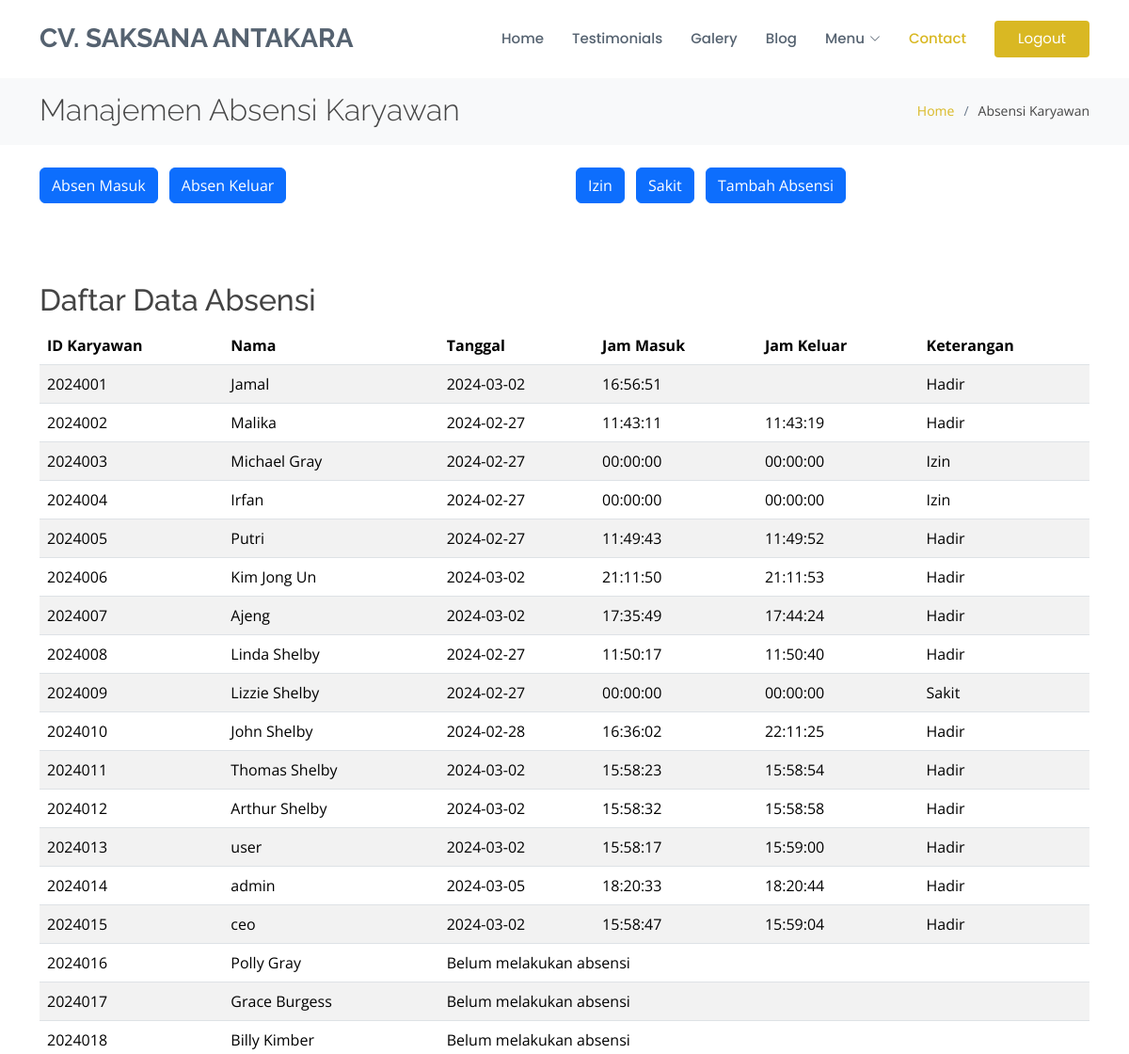
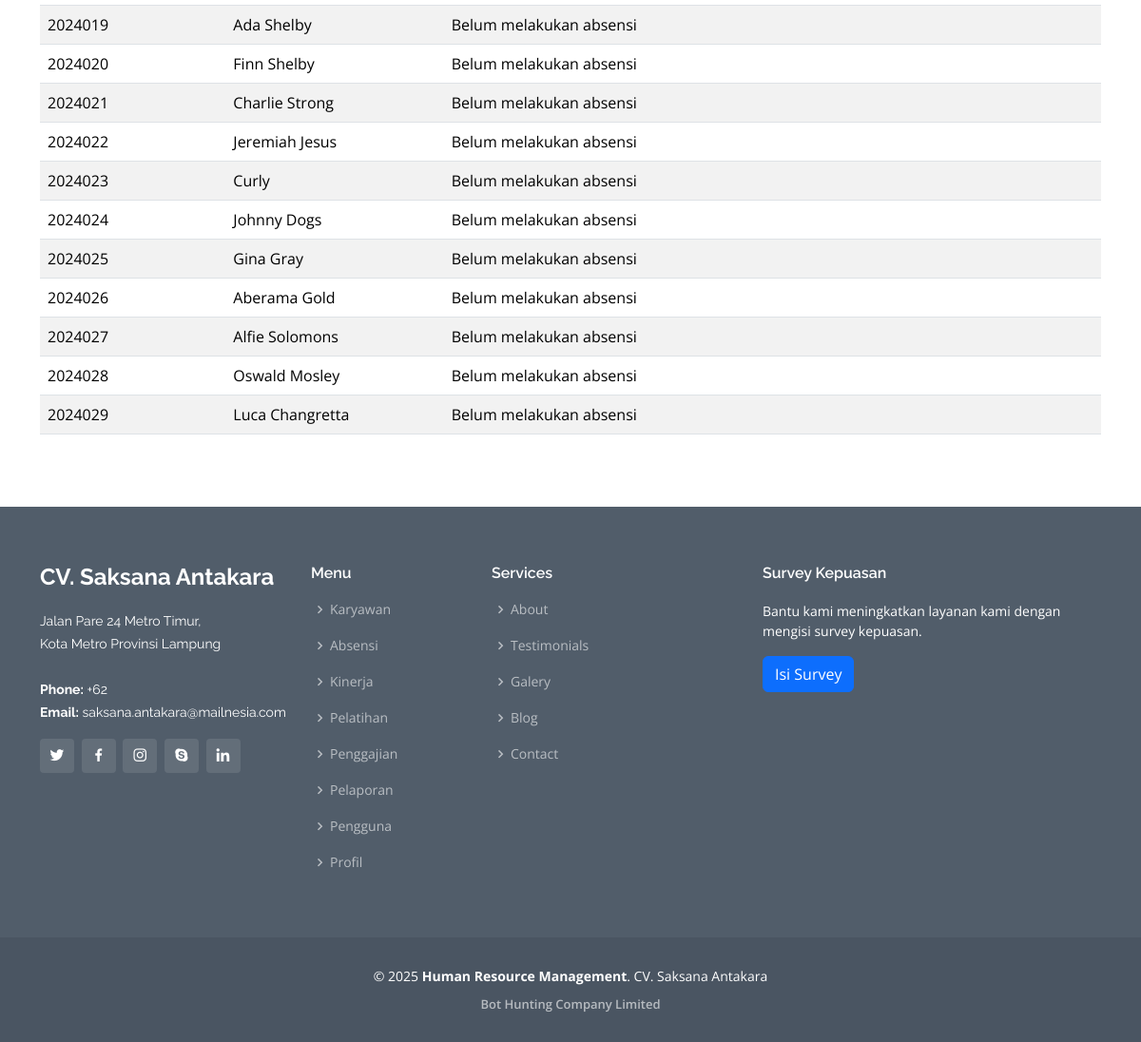
The page /absensi.php (signed in) on the database its author committed (2 pictures, top to bottom).
### tables this page shows
CREATE TABLE `karyawan` (
  `id_karyawan` int NOT NULL,
  `nama` varchar(255) DEFAULT NULL,
  `jenis_kelamin` varchar(50) DEFAULT NULL,
  `tanggal_lahir` date DEFAULT NULL,
  `alamat` varchar(100) DEFAULT NULL,
  `telepon` int DEFAULT NULL,
  `email` varchar(50) DEFAULT NULL,
  `status` varchar(255) DEFAULT NULL,
  `jabatan` varchar(255) DEFAULT NULL,
  `upah` int DEFAULT NULL,
  `gaji_harian` int DEFAULT NULL,
  `foto` blob
);

CREATE TABLE `absensi` (
  `id_absensi` int NOT NULL,
  `id_karyawan` int DEFAULT NULL,
  `tanggal` date DEFAULT NULL,
  `jam_masuk` time DEFAULT NULL,
  `jam_keluar` time DEFAULT NULL,
  `keterangan` varchar(255) DEFAULT NULL,
  `nama` varchar(255) DEFAULT NULL
);

### absensi.php (the view, shortened to what this page needs)
<?php
include 'koneksi.php';
include 'header.php';
$jabatan = $_SESSION["jabatan"];
$daftar_karyawan = array();
$query_daftar_karyawan = "SELECT * FROM karyawan";
$result_daftar_karyawan = mysqli_query($koneksi, $query_daftar_karyawan);
if ($result_daftar_karyawan) {
    while ($row = mysqli_fetch_assoc($result_daftar_karyawan)) {
        $daftar_karyawan[] = $row;
    }
} else {
    $pesan = "Error: " . $query_daftar_karyawan . "<br>" . mysqli_error($koneksi);
}
?>
<section id="breadcrumbs" class="breadcrumbs">
    <div class="container">
        <div class="d-flex justify-content-between align-items-center">
            <h2>Manajemen Absensi Karyawan</h2>
            <ol>
                <li><a href="index.php">Home</a></li>
                <li>Absensi Karyawan</li>
            </ol>
        </div>
    </div>
</section>
<main id="main">
    <div id="tambah-absensi" class="container mt-4 mb-4">
        <div class="row">
            <div class="col-md-6">
                <a href="absen_masuk.php" class="btn btn-primary me-2">Absen Masuk</a>
                <a href="absen_keluar.php" class="btn btn-primary me-2">Absen Keluar</a>
            </div>
            <div class="col-md-6">
                <a href="absen_izin.php" class="btn btn-primary me-2">Izin</a>
                <a href="absen_sakit.php" class="btn btn-primary me-2">Sakit</a>
                <?php if ($jabatan !== 'karyawan') : ?>
                    <a href="tambah_absensi.php" class="btn btn-primary">Tambah Absensi</a>
                <?php endif; ?>
            </div>
        </div>
    </div>
    <section id="daftar-absensi" class="container">
        <div class="row">
            <div class="col-md-12">
                <h2>Daftar Data Absensi</h2>
                <table class="table table-striped">
                    <thead>
                        <tr>
                            <th scope="col">ID Karyawan</th>
                            <th scope="col">Nama</th>
                            <th scope="col">Tanggal</th>
                            <th scope="col">Jam Masuk</th>
                            <th scope="col">Jam Keluar</th>
                            <th scope="col">Keterangan</th>
                        </tr>
                    </thead>
                    <tbody>
                        <?php
                        foreach ($daftar_karyawan as $karyawan) {
                            echo "<tr>";
                            echo "<td>" . $karyawan['id_karyawan'] . "</td>";
                            echo "<td>" . $karyawan['nama'] . "</td>";
                            $query_daftar_absensi = "SELECT * FROM absensi WHERE id_karyawan = '{$karyawan['id_karyawan']}' ORDER BY tanggal DESC LIMIT 1";
                            $result_daftar_absensi = mysqli_query($koneksi, $query_daftar_absensi);
                            if ($result_daftar_absensi && mysqli_num_rows($result_daftar_absensi) > 0) {
                                $absensi = mysqli_fetch_assoc($result_daftar_absensi);
                                echo "<td>" . $absensi['tanggal'] . "</td>";
                                echo "<td>" . $absensi['jam_masuk'] . "</td>";
                                echo "<td>" . $absensi['jam_keluar'] . "</td>";
                                echo "<td>" . $absensi['keterangan'] . "</td>";
                            } else {
                                echo "<td colspan='5'>Belum melakukan absensi</td>";
                            }
                            echo "</tr>";
                        }
                        ?>
                    </tbody>
                </table>
            </div>
        </div>
    </section>
</main>
<?php include 'footer.php' ?>

### assets/css/style.css (style rules this page uses)
body { font-family: "Open Sans", sans-serif; color: #444444; }
a { text-decoration: none; color: #d9b823; }
h1, h2, h3, h4, h5, h6 { font-family: "Raleway", sans-serif; }
section { padding: 60px 0; overflow: hidden; }
.breadcrumbs { padding: 18px 0; background: #f8f9fa; min-height: 40px; margin-top: 80px; }
.breadcrumbs h2 { font-size: 32px; font-weight: 300; margin: 0; }
.breadcrumbs ol { display: flex; flex-wrap: wrap; list-style: none; padding: 0; margin: 0; font-size: 14px; }
.breadcrumbs ol li+li { padding-left: 10px; }
.breadcrumbs ol li+li::before { display: inline-block; padding-right: 10px; color: #6b7b8d; content: "/"; }

### rows shown on the page
karyawan: id_karyawan "2024001", nama "Jamal", absensi.tanggal "2024-03-02", absensi.jam_masuk "16:56:51", absensi.keterangan "Hadir"
karyawan: id_karyawan "2024002", nama "Malika", absensi.tanggal "2024-02-27", absensi.jam_masuk "11:43:11", absensi.jam_keluar "11:43:19", absensi.keterangan "Hadir"
karyawan: id_karyawan "2024003", nama "Michael Gray", absensi.tanggal "2024-02-27", absensi.jam_masuk "00:00:00", absensi.jam_keluar "00:00:00", absensi.keterangan "Izin"
karyawan: id_karyawan "2024004", nama "Irfan", absensi.tanggal "2024-02-27", absensi.jam_masuk "00:00:00", absensi.jam_keluar "00:00:00", absensi.keterangan "Izin"
karyawan: id_karyawan "2024005", nama "Putri", absensi.tanggal "2024-02-27", absensi.jam_masuk "11:49:43", absensi.jam_keluar "11:49:52", absensi.keterangan "Hadir"
karyawan: id_karyawan "2024006", nama "Kim Jong Un", absensi.tanggal "2024-03-02", absensi.jam_masuk "21:11:50", absensi.jam_keluar "21:11:53", absensi.keterangan "Hadir"
karyawan: id_karyawan "2024007", nama "Ajeng", absensi.tanggal "2024-03-02", absensi.jam_masuk "17:35:49", absensi.jam_keluar "17:44:24", absensi.keterangan "Hadir"
karyawan: id_karyawan "2024008", nama "Linda Shelby", absensi.tanggal "2024-02-27", absensi.jam_masuk "11:50:17", absensi.jam_keluar "11:50:40", absensi.keterangan "Hadir"
karyawan: id_karyawan "2024009", nama "Lizzie Shelby", absensi.tanggal "2024-02-27", absensi.jam_masuk "00:00:00", absensi.jam_keluar "00:00:00", absensi.keterangan "Sakit"
karyawan: id_karyawan "2024010", nama "John Shelby", absensi.tanggal "2024-02-28", absensi.jam_masuk "16:36:02", absensi.jam_keluar "22:11:25", absensi.keterangan "Hadir"
karyawan: id_karyawan "2024011", nama "Thomas Shelby", absensi.tanggal "2024-03-02", absensi.jam_masuk "15:58:23", absensi.jam_keluar "15:58:54", absensi.keterangan "Hadir"
karyawan: id_karyawan "2024012", nama "Arthur Shelby", absensi.tanggal "2024-03-02", absensi.jam_masuk "15:58:32", absensi.jam_keluar "15:58:58", absensi.keterangan "Hadir"
karyawan: id_karyawan "2024013", nama "user", absensi.tanggal "2024-03-02", absensi.jam_masuk "15:58:17", absensi.jam_keluar "15:59:00", absensi.keterangan "Hadir"
karyawan: id_karyawan "2024014", nama "admin", absensi.tanggal "2024-03-05", absensi.jam_masuk "18:20:33", absensi.jam_keluar "18:20:44", absensi.keterangan "Hadir"
karyawan: id_karyawan "2024015", nama "ceo", absensi.tanggal "2024-03-02", absensi.jam_masuk "15:58:47", absensi.jam_keluar "15:59:04", absensi.keterangan "Hadir"
karyawan: id_karyawan "2024016", nama "Polly Gray", shows "Belum melakukan absensi"
karyawan: id_karyawan "2024017", nama "Grace Burgess", shows "Belum melakukan absensi"
karyawan: id_karyawan "2024018", nama "Billy Kimber", shows "Belum melakukan absensi"
karyawan: id_karyawan "2024019", nama "Ada Shelby", shows "Belum melakukan absensi"
karyawan: id_karyawan "2024020", nama "Finn Shelby", shows "Belum melakukan absensi"
karyawan: id_karyawan "2024021", nama "Charlie Strong", shows "Belum melakukan absensi"
karyawan: id_karyawan "2024022", nama "Jeremiah Jesus", shows "Belum melakukan absensi"
karyawan: id_karyawan "2024023", nama "Curly", shows "Belum melakukan absensi"
karyawan: id_karyawan "2024024", nama "Johnny Dogs", shows "Belum melakukan absensi"
karyawan: id_karyawan "2024025", nama "Gina Gray", shows "Belum melakukan absensi"
karyawan: id_karyawan "2024026", nama "Aberama Gold", shows "Belum melakukan absensi"
karyawan: id_karyawan "2024027", nama "Alfie Solomons", shows "Belum melakukan absensi"
karyawan: id_karyawan "2024028", nama "Oswald Mosley", shows "Belum melakukan absensi"
karyawan: id_karyawan "2024029", nama "Luca Changretta", shows "Belum melakukan absensi"

### other values the page prints
$login_logout_text "Logout"
$page_titles[$tab] "Karyawan"
$page_titles[$tab] "Absensi"
$page_titles[$tab] "Kinerja"
$page_titles[$tab] "Pelatihan"
$page_titles[$tab] "Penggajian"
$page_titles[$tab] "Pelaporan"
$page_titles[$tab] "Pengguna"
$page_titles[$tab] "Profil"
